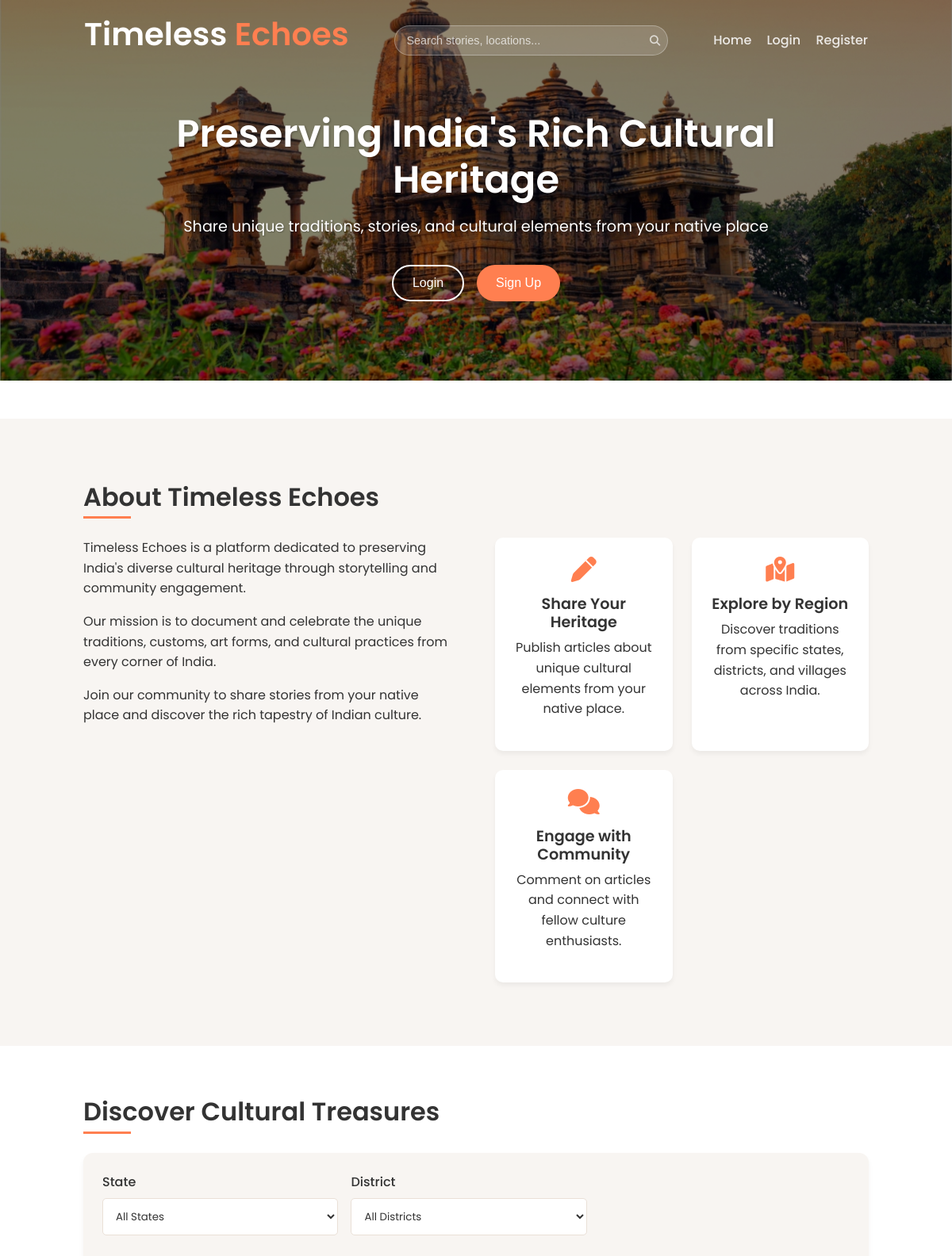
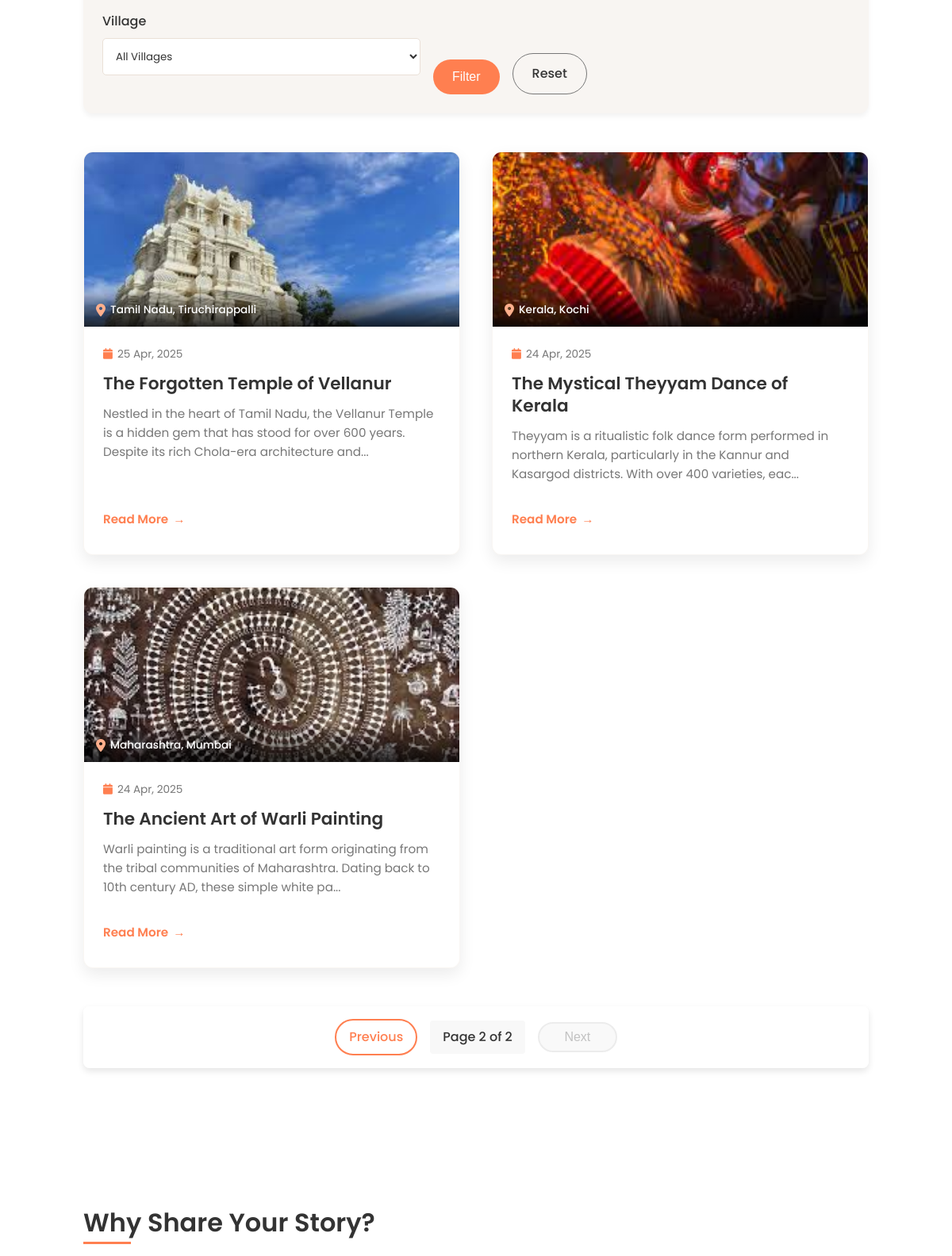
Page /?page=2&state=&district=&village= (upper part) on the committed database (2 pictures, top to bottom).
### models.py (models this page shows, shortened)
class Article(db.Model):
    id = db.Column(db.Integer, primary_key=True)
    title = db.Column(db.String(100), nullable=False)
    description = db.Column(db.Text, nullable=False)
    image_path = db.Column(db.String(255))
    state = db.Column(db.String(50), nullable=False)
    district = db.Column(db.String(50), nullable=False)
    village = db.Column(db.String(50), nullable=False)
    address = db.Column(db.String(200))
    latitude = db.Column(db.Float)
    longitude = db.Column(db.Float)
    timestamp = db.Column(db.DateTime, index=True, default=datetime.utcnow)
    user_id = db.Column(db.Integer, db.ForeignKey('user.id'))
    comments = db.relationship('Comment', backref='article', lazy='dynamic', cascade="all, delete-orphan")

### routes.py (the view)
@app.route('/')
def index():
    state = request.args.get('state', '')
    district = request.args.get('district', '')
    village = request.args.get('village', '')
    page = request.args.get('page', 1, type=int)
    query = Article.query
    if state:
        query = query.filter(Article.state == state)
    if district:
        query = query.filter(Article.district == district)
    if village:
        query = query.filter(Article.village == village)
    articles = query.order_by(Article.timestamp.desc()).paginate(page=page, per_page=6)
    states = db.session.query(Article.state).distinct().all()
    states = [state[0] for state in states if state[0]]  # Filter out None or empty values
    districts = []
    if state:
        districts = db.session.query(Article.district).filter(Article.state == state).distinct().all()
        districts = [district[0] for district in districts if district[0]]  # Filter out None or empty values
    villages = []
    if district:
        villages = db.session.query(Article.village).filter(Article.district == district).distinct().all()
        villages = [village[0] for village in villages if village[0]]  # Filter out None or empty values
    return render_template('index.html', articles=articles, states=states,
                          districts=districts, villages=villages,
                          selected_state=state, selected_district=district,
                          selected_village=village, search_form=get_search_form())

### forms.py
class SearchForm(FlaskForm):
    query = StringField('Search', validators=[DataRequired()])
    submit = SubmitField('Search')

### routes.py (called while the page is built)
def get_search_form():
    return SearchForm(request.args, csrf_enabled=False) if request.args.get('query') else SearchForm(csrf_enabled=False)

### templates/index.html (shortened to what this page needs)
{% extends "base.html" %}
{% block content %}
<section class="hero">
    <div class="hero-content">
        <h1>Preserving India's Rich Cultural Heritage</h1>
        <p>Share unique traditions, stories, and cultural elements from your native place</p>
        {% if current_user.is_authenticated %}
            <button id="exploreBtn" class="btn btn-primary" onclick="location.href='#articles'">Explore Stories</button>
        {% else %}
            <div class="hero-buttons">
                <button id="loginBtn" class="btn btn-outline" onclick="location.href='{{ url_for('login') }}'">Login</button>
                <button id="signupBtn" class="btn btn-primary" onclick="location.href='{{ url_for('register') }}'">Sign Up</button>
            </div>
        {% endif %}
    </div>
</section>
<main>
    <section id="about" class="about-section">
        <div class="container">
            <h2>About Timeless Echoes</h2>
            <div class="about-content">
                <div class="about-text">
                    <p>Timeless Echoes is a platform dedicated to preserving India's diverse cultural heritage through storytelling and community engagement.</p>
                    <p>Our mission is to document and celebrate the unique traditions, customs, art forms, and cultural practices from every corner of India.</p>
                    <p>Join our community to share stories from your native place and discover the rich tapestry of Indian culture.</p>
                </div>
                <div class="features">
                    <div class="feature-card">
                        <div class="feature-icon">
                            <i class="fas fa-pen"></i>
                        </div>
                        <h3>Share Your Heritage</h3>
                        <p>Publish articles about unique cultural elements from your native place.</p>
                    </div>
                    <div class="feature-card">
                        <div class="feature-icon">
                            <i class="fas fa-map-marked-alt"></i>
                        </div>
                        <h3>Explore by Region</h3>
                        <p>Discover traditions from specific states, districts, and villages across India.</p>
                    </div>
                    <div class="feature-card">
                        <div class="feature-icon">
                            <i class="fas fa-comments"></i>
                        </div>
                        <h3>Engage with Community</h3>
                        <p>Comment on articles and connect with fellow culture enthusiasts.</p>
                    </div>
                </div>
            </div>
        </div>
    </section>
    <section id="articles" class="articles-section">
        <div class="container">
            <h2>Discover Cultural Treasures</h2>
            <div class="filters">
                <form action="{{ url_for('index') }}" method="get" class="filter-form">
                    <div class="filter-wrapper">
                        <div class="form-group">
                            <label for="state">State</label>
                            <select name="state" id="state">
                                <option value="">All States</option>
                            </select>
                        </div>
                        <div class="form-group">
                            <label for="district">District</label>
                            <select name="district" id="district">
                                <option value="">All Districts</option>
                            </select>
                        </div>
                        <div class="form-group">
                            <label for="village">Village</label>
                            <select name="village" id="village">
                                <option value="">All Villages</option>
                            </select>
                        </div>
                        <div class="filter-buttons">
                            <button type="submit" class="btn btn-primary">Filter</button>
                            <a href="{{ url_for('index') }}" class="btn btn-secondary">Reset</a>
                        </div>
                    </div>
                </form>
            </div>
            {% if articles.items %}
            <div class="articles-grid">
                {% for article in articles.items %}
                    <div class="article-card">
                        <div class="article-image-wrapper">
                            {% if article.image_path %}
                                <img src="{{ url_for('static', filename=article.image_path) }}" alt="{{ article.title }}">
                            {% else %}
                                <img src="{{ url_for('static', filename='uploads/default.jpg') }}" alt="Default Image">
                            {% endif %}
                            <div class="article-location">
                                <i class="fas fa-map-marker-alt"></i> {{ article.state }}, {{ article.district }}
                            </div>
                        </div>
                        <div class="article-content">
                            <div class="article-date">
                                <i class="fas fa-calendar"></i> {{ article.timestamp.strftime('%d %b, %Y') }}
                            </div>
                            <h3><a href="{{ url_for('view_article', article_id=article.id) }}">{{ article.title }}</a></h3>
                            <p class="article-excerpt">{{ article.description[:150] }}{% if article.description|length > 150 %}...{% endif %}</p>
                            <a href="{{ url_for('view_article', article_id=article.id) }}" class="read-more">Read More</a>
                        </div>
                    </div>
                {% endfor %}
            </div>
            <div class="pagination">
                {% if articles.has_prev %}
                    <a href="{{ url_for('index', page=articles.prev_num, state=selected_state, district=selected_district, village=selected_village) }}" class="btn btn-outline">Previous</a>
                {% else %}
                    <button class="btn btn-outline" disabled>Previous</button>
                {% endif %}
                <span>Page {{ articles.page }} of {{ articles.pages }}</span>
                {% if articles.has_next %}
                    <a href="{{ url_for('index', page=articles.next_num, state=selected_state, district=selected_district, village=selected_village) }}" class="btn btn-outline">Next</a>
                {% else %}
                    <button class="btn btn-outline" disabled>Next</button>
                {% endif %}
            </div>
            {% endif %}
        </div>
    </section>
    <section class="featured-section">
        <div class="container">
            <h2>Why Share Your Story?</h2>
        </div>
    </section>
</main>
{% endblock %}

### rows in the picture
Article: image_path (picture), state "Tamil Nadu", district "Tiruchirappalli", timestamp "25 Apr, 2025", title "The Forgotten Temple of Vellanur", description "Nestled in the heart of Tamil Nadu, the Vellanur Temple is a hidden gem that has stood for over 600 years. Despite its rich Chola-era architecture and"
Article: image_path (picture), state "Kerala", district "Kochi", timestamp "24 Apr, 2025", title "The Mystical Theyyam Dance of Kerala", description "Theyyam is a ritualistic folk dance form performed in northern Kerala, particularly in the Kannur and Kasargod districts. With over 400 varieties, eac"
Article: image_path (picture), state "Maharashtra", district "Mumbai", timestamp "24 Apr, 2025", title "The Ancient Art of Warli Painting", description "Warli painting is a traditional art form originating from the tribal communities of Maharashtra. Dating back to 10th century AD, these simple white pa"

### other values in the picture
{{ articles.page }} "2"
{{ articles.pages }} "2"
